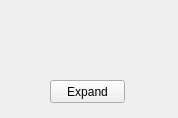
<?xml version="1.0" encoding="UTF-8"?>
<ui version="4.0">
 <class>MainWindow</class>
 <widget class="QMainWindow" name="MainWindow">
  <property name="geometry">
   <rect>
    <x>0</x>
    <y>0</y>
    <width>178</width>
    <height>118</height>
   </rect>
  </property>
  <property name="contextMenuPolicy">
   <enum>Qt::DefaultContextMenu</enum>
  </property>
  <property name="windowTitle">
   <string>Mini</string>
  </property>
  <property name="windowIcon">
   <iconset resource="../assets.qrc">
    <normaloff>:/images/assets/jadeIcon.png</normaloff>:/images/assets/jadeIcon.png</iconset>
  </property>
  <property name="windowOpacity">
   <double>0.750000000000000</double>
  </property>
  <widget class="QWidget" name="centralwidget">
   <widget class="QLabel" name="label">
    <property name="geometry">
     <rect>
      <x>40</x>
      <y>10</y>
      <width>91</width>
      <height>61</height>
     </rect>
    </property>
    <property name="text">
     <string/>
    </property>
    <property name="pixmap">
     <pixmap resource="../assets.qrc">:/images/assets/jadeAssistant.png</pixmap>
    </property>
    <property name="scaledContents">
     <bool>true</bool>
    </property>
   </widget>
   <widget class="QPushButton" name="expand">
    <property name="geometry">
     <rect>
      <x>50</x>
      <y>80</y>
      <width>75</width>
      <height>23</height>
     </rect>
    </property>
    <property name="text">
     <string>Expand</string>
    </property>
   </widget>
  </widget>
 </widget>
 <resources>
  <include location="../assets.qrc"/>
 </resources>
 <connections/>
</ui>
